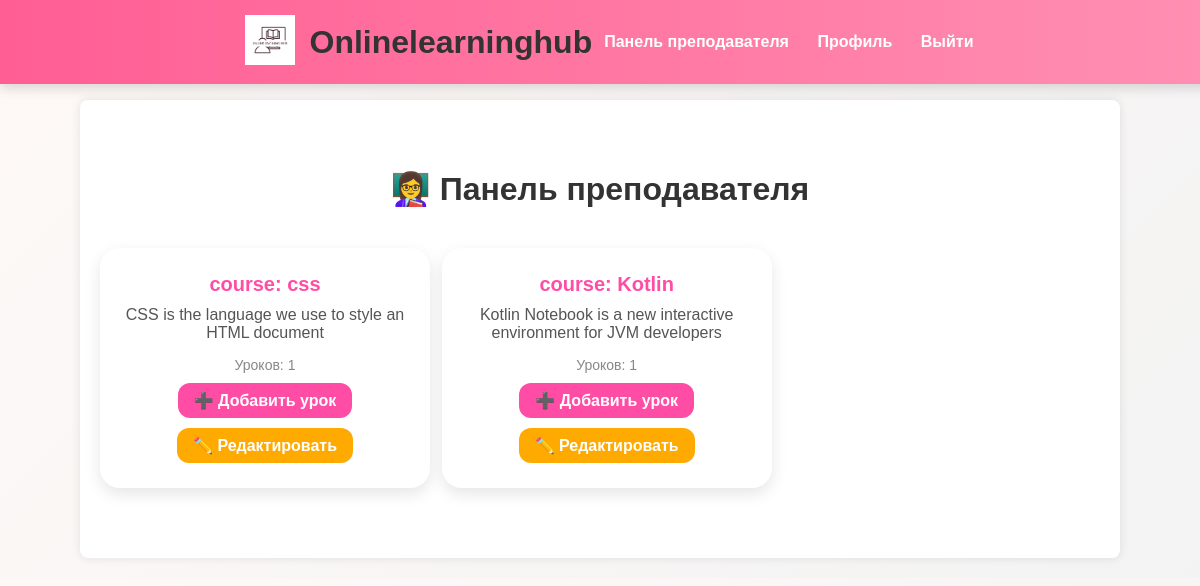
The app's page /dashboard/teacher/ (signed in), older data.
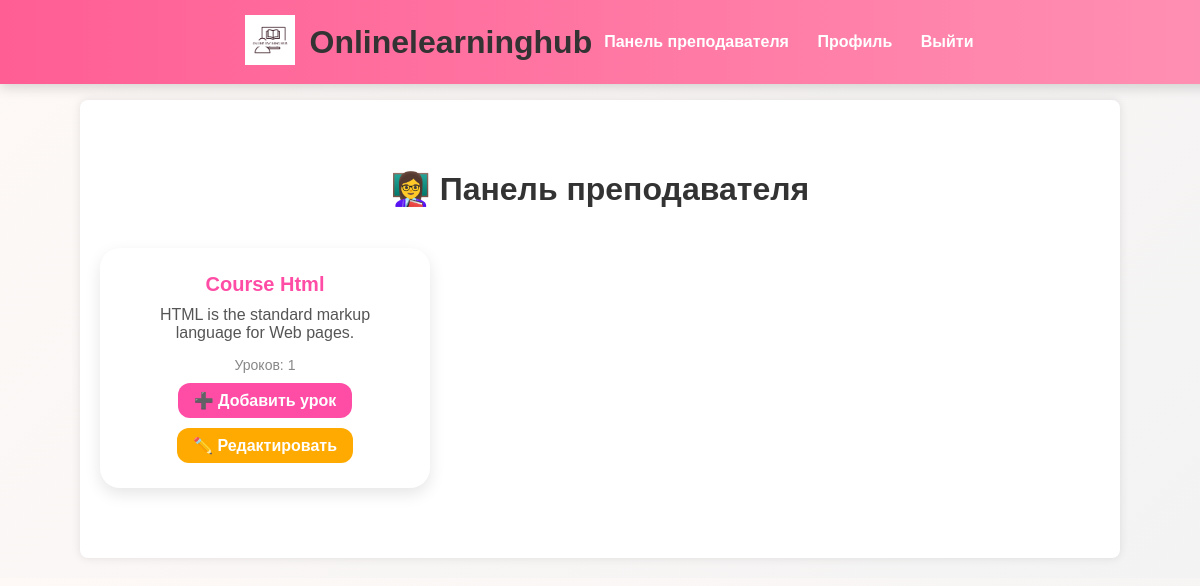
The same page, newer data.
### myapp/models.py (models this page shows, shortened)
class Course(models.Model):
    title = models.CharField(max_length=100)
    slug = models.SlugField(unique=True, blank=True)
    description = models.TextField()
    teacher = models.ForeignKey(User, on_delete=models.CASCADE, limit_choices_to={'role': 'teacher'})
    created_at = models.DateTimeField(auto_now_add=True)
    video_url = models.CharField(max_length=255, blank=True, null=True)

### myapp/views.py (the view)
# urls.py: path('dashboard/teacher/', views.teacher_dashboard, name='teacher_dashboard'),
@user_passes_test(is_teacher)
def teacher_dashboard(request):
    courses = Course.objects.filter(teacher=request.user)
    return render(request, 'myapp/teacher_dashboard.html', {'courses': courses})

### myapp/views.py (called while the page is built)
def is_teacher(user):
    return user.is_authenticated and user.role == 'teacher'

### myapp/templates/myapp/teacher_dashboard.html (shortened to what this page needs)
{% extends 'myapp/base.html' %}
{% load static %}
{% block content %}
<div class="dashboard-container">
    <div class="dashboard-header">
        <h2>👩‍🏫 Панель преподавателя</h2>
    </div>
    <div class="course-grid">
        {% for course in courses %}
            <div class="course-card">
                <div class="course-title">{{ course.title }}</div>
                <div class="course-description">{{ course.description|truncatewords:20 }}</div>
                <div class="lesson-count">Уроков: {{ course.lesson_set.count }}</div>
                <a href="{% url 'add_lesson' course.id %}" class="add-lesson-btn">➕ Добавить урок</a>
                <br>
                <a href="{% url 'edit_course' course.id %}" class="add-lesson-btn" style="background-color: #ffaa00;">✏️ Редактировать</a>
            </div>
        {% empty %}
            <p>У вас пока нет курсов.</p>
        {% endfor %}
    </div>
</div>
{% endblock %}

Row changes from the older to the newer data that the page shows:
removed Course: title "course: css", description "CSS is the language we use to style an HTML document", lesson_set.count "1"
removed Course: title "course: Kotlin", description "Kotlin Notebook is a new interactive environment for JVM developers", lesson_set.count "1"
added Course: title "Course Html", description "HTML is the standard markup language for Web pages.", lesson_set.count "1"
